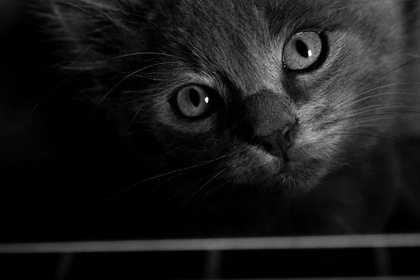
%> input picture Image_Processing/image.jpg, 420 x 280 px, shrunk from 500 x 333 before the run
$ octave dip5.m   (GNU Octave 9; MATLAB toolbox functions it lacks are replaced by stand-ins)
%> lines starting %> are read from the running program, lines starting %| are printed output that depends on the picture
%Problem 5
%Application of discrete fourier transform and
%subsequent inversion after filtering

clear all;
close all;
b=imread('image.jpg');
%> b is the input picture: size 280x420x3 uint8; min 0, max 255, mean 26.8
input_image=double(rgb2gray(b));

s=size(input_image);
%> s = [280 420]
row=s(1);
%> row = 280
column=s(2);
%> column = 420
%image=padarray(input_image,[2*row-1,2*column-1],'post');
image=double(input_image);

% [11 lines of commented-out code are left out]
X=fft2(image,2*row-1,2*column-1);
% [6 lines of commented-out code are left out]

[r,c]=size(X);
%> r = 559; c = 839
d0=10;

d=zeros(r,c);
h=zeros(r,c);

%gaussian low pass filter
for i=1:r
    for j=1:c
      d(i,j)=  sqrt( (i-(r/2))^2 + (j-(c/2))^2);
      h(i,j)= exp ( -( (d(i,j)^2)/(2*(d0^2)) ) );
      res(i,j)=(h(i,j))*X(i,j);

     end
 end
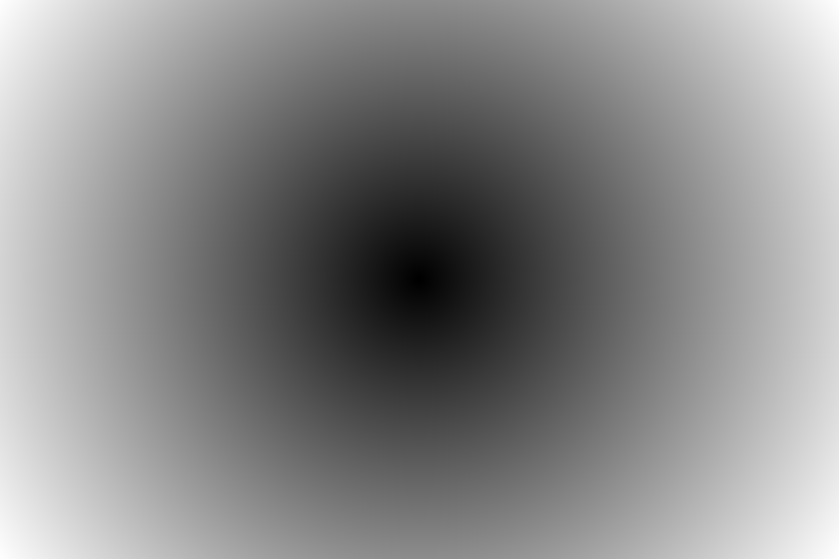
%> d: size 559x839 double; min 0.707, max 504.1, mean 270.7; drawn with min black and max white
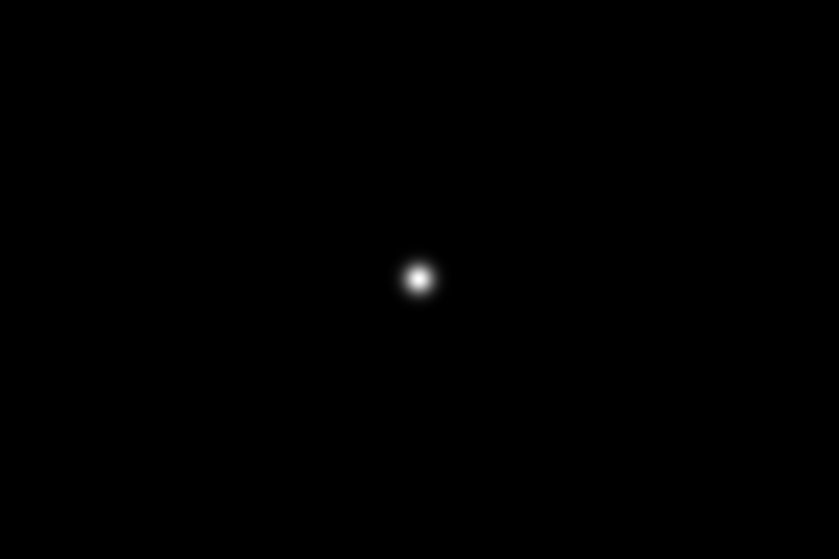
%> h: size 559x839 double; min 0, max 0.998, mean 0.00134
p=ifft2(res);
p=p(1:row,1:column);
figure;
imshow(b);
title('Original image')

figure;
imshow(p)
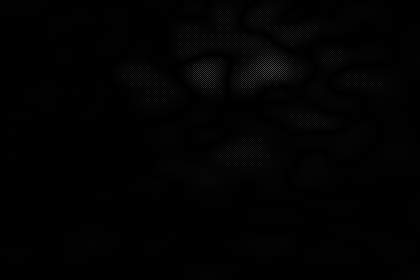
%> displayed picture: size 280x420, on the screen's scale of 0 to 255; min 0, max 72, mean 1.9
title('Filtered image')
